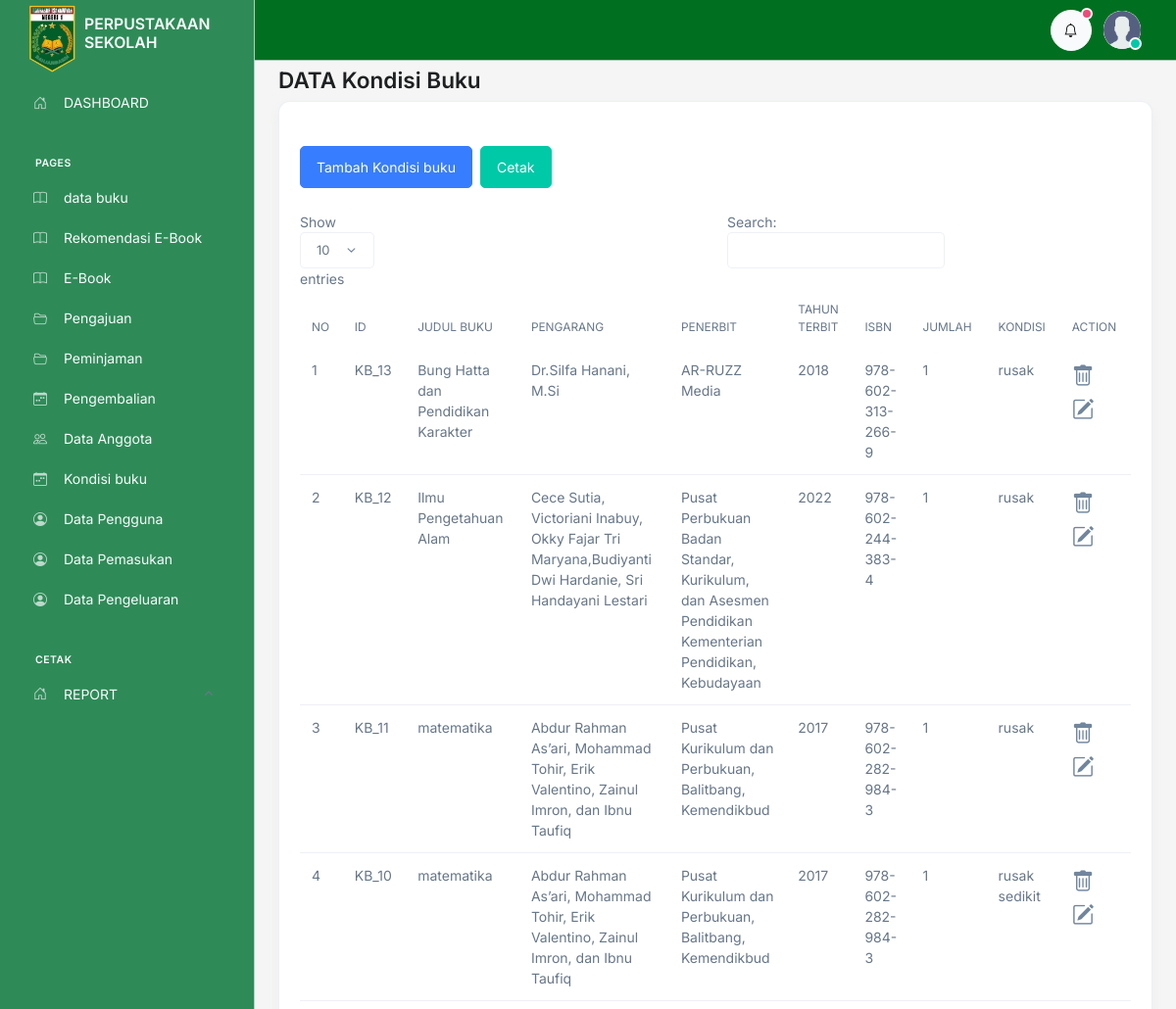
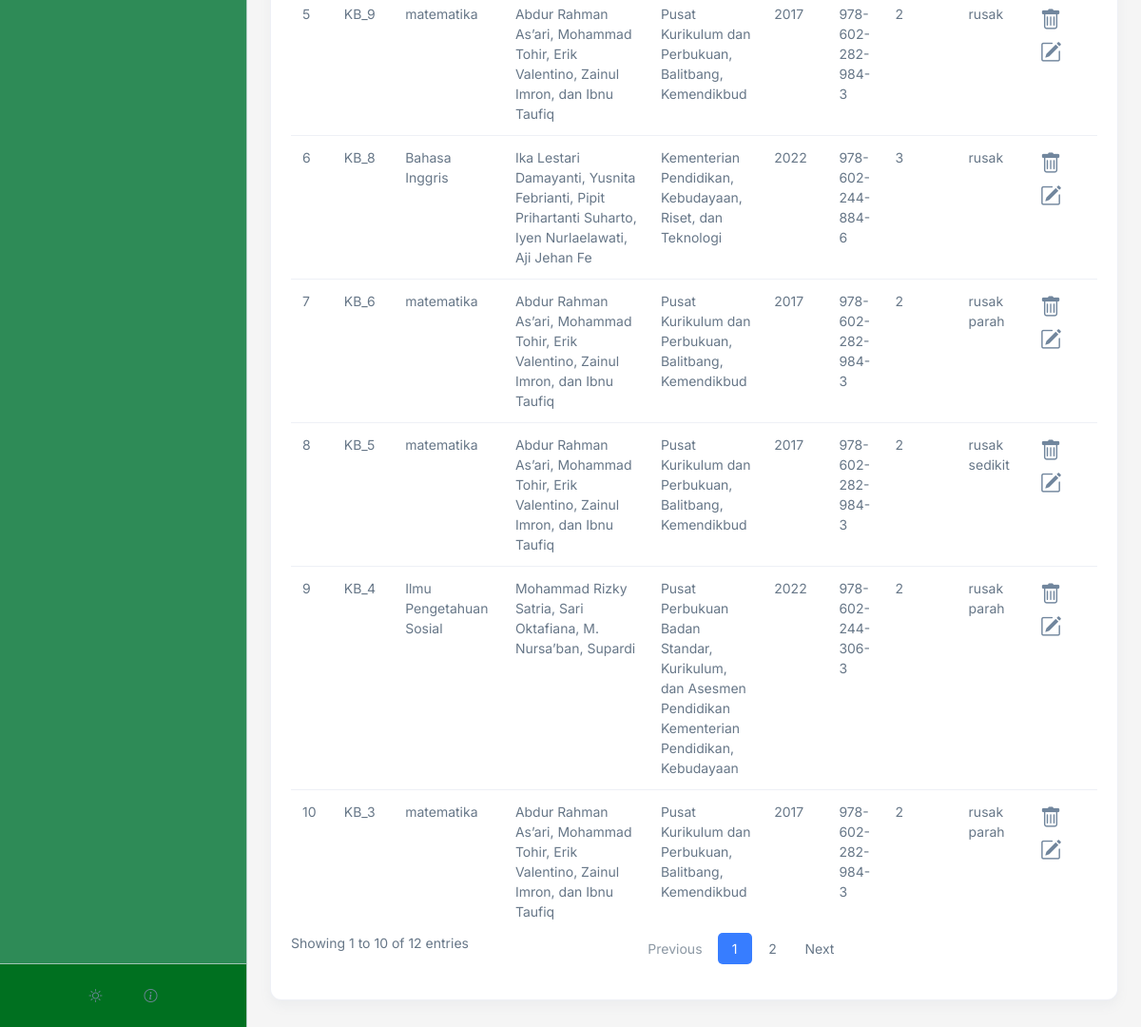
Screenshot of /admin/kondisi_buku/index.php (signed in) with the database file from the repository (2 pictures, top to bottom).
### tables this page shows
CREATE TABLE `kondisi_buku` (
  `id` int(11) NOT NULL,
  `id_buku` int(11) NOT NULL,
  `tanggal` varchar(100) NOT NULL,
  `kondisi` varchar(100) NOT NULL,
  `keterangan` text NOT NULL,
  `jumlah` int(11) NOT NULL
);

CREATE TABLE `buku` (
  `id` int(11) NOT NULL,
  `id_kategori` int(11) DEFAULT 1,
  `tanggal` varchar(50) NOT NULL,
  `judul` varchar(200) NOT NULL,
  `pengarang` varchar(100) NOT NULL,
  `penerbit` varchar(100) NOT NULL,
  `tahun_terbit` varchar(50) NOT NULL,
  `isbn` varchar(200) NOT NULL,
  `jumlah` int(10) NOT NULL,
  `lokasi` varchar(200) NOT NULL,
  `deskripsi` text NOT NULL,
  `image` text NOT NULL
);

### admin/controller.php (called while the page is built, shortened)
<?php
$conn = mysqli_connect('localhost', 'root', '', 'perpustakaan');
function all($table)
{
   $query = "SELECT * FROM $table ORDER BY id DESC";
   global $conn;
   $rows = [];
   $result = mysqli_query($conn, $query);
   while ($row = mysqli_fetch_assoc($result)) {
      $rows[] = $row;
   }
   return $rows;
}
function hasOne($id_relation, $table_relation, $field)
{
   $conn = mysqli_connect('localhost', 'root', '', 'perpustakaan');
   $query = "SELECT $field FROM $table_relation WHERE id = $id_relation";
   $result = mysqli_query($conn, $query);
   $row = mysqli_fetch_array($result, MYSQLI_ASSOC);
   if ($row) {
      return $row[$field];
   } else {
      return null;
   }
}

### admin/kondisi_buku/index.php (the view, shortened to what this page needs)
<?php include '../controller.php';
include '../template/header.php';
$no = 1;
$book = all('kondisi_buku')
?>
<div class="container">
   <h1>DATA Kondisi Buku </h1>
   <div class="card">
      <div class="card-body">
         <div class="d-flex gap-2">
            <a href="tambah.php" class="btn btn-primary my-4">Tambah Kondisi buku</a>
            <div>
               <a href="print.php" target="_blank">
                  <button type="button" class="btn btn-success mt-4">Cetak</button>
               </a>
            </div>
         </div>
         <table class="table">
            <thead>
               <tr>
                  <th>No</th>
                  <th>ID</th>
                  <th>Judul Buku</th>
                  <th>Pengarang</th>
                  <th>PENERBIT</th>
                  <th>TAHUN TERBIT</th>
                  <th>ISBN</th>
                  <th>Jumlah</th>
                  <th>Kondisi</th>
                  <th>Action</th>
               </tr>
            </thead>
            <tbody>
               <?php foreach ($book as $value) :  ?>
                  <tr>
                     <td><?= $no++; ?></td>
                     <td>KB_<?= $value['id']; ?></td>
                     <td><?= hasOne($value['id_buku'], 'buku', 'judul'); ?></td>
                     <td><?= hasOne($value['id_buku'], 'buku', 'pengarang'); ?></td>
                     <td><?= hasOne($value['id_buku'], 'buku', 'penerbit'); ?></td>
                     <td><?= hasOne($value['id_buku'], 'buku', 'tahun_terbit'); ?></td>
                     <td><?= hasOne($value['id_buku'], 'buku', 'isbn'); ?></td>
                     <td><?= $value['jumlah']; ?></td>
                     <td><?= $value['kondisi']; ?></td>
                     <th>
                        <a href="delete.php?id=<?= $value['id'] ?>" onclick="return confirm('yakin ingin menghapus data ini ?')" class=" fs-1 text-secondary">
                           <i class="bi bi-trash"></i>
                        </a>
                        <a href="edit.php?id=<?= $value['id'] ?>" class="fs-1 text-secondary">
                           <i class="bi bi-pencil-square"></i>
                        </a>
                     </th>
                  </tr>
               <?php endforeach  ?>
            </tbody>
         </table>
      </div>
   </div>
</div>
<?php include '../template/footer.php'  ?>

### admin/template/header.php (style rules this page uses)
* { transition: unset !important; }
body { opacity: 0; }

### rows the page displays
kondisi_buku: id "13", id_buku.judul "Bung Hatta dan Pendidikan Karakter", id_buku.pengarang "Dr.Silfa Hanani, M.Si", id_buku.penerbit "AR-RUZZ Media", id_buku.tahun_terbit "2018", id_buku.isbn "978-602-313-266-9", jumlah "1", kondisi "rusak"
kondisi_buku: id "12", id_buku.judul "Ilmu Pengetahuan Alam", id_buku.pengarang "Cece Sutia, Victoriani Inabuy, Okky Fajar Tri Maryana,Budiyanti Dwi Hardanie, Sri Handayani Lestari", id_buku.penerbit "Pusat Perbukuan Badan Standar, Kurikulum, dan Asesmen Pendidikan Kementerian Pendidikan, Kebudayaan", id_buku.tahun_terbit "2022", id_buku.isbn "978-602-244-383-4", jumlah "1", kondisi "rusak"
kondisi_buku: id "11", id_buku.judul "matematika", id_buku.pengarang "Abdur Rahman As’ari, Mohammad Tohir, Erik Valentino, Zainul Imron, dan Ibnu Taufiq", id_buku.penerbit "Pusat Kurikulum dan Perbukuan, Balitbang, Kemendikbud", id_buku.tahun_terbit "2017", id_buku.isbn "978-602-282-984-3", jumlah "1", kondisi "rusak"
kondisi_buku: id "10", id_buku.judul "matematika", id_buku.pengarang "Abdur Rahman As’ari, Mohammad Tohir, Erik Valentino, Zainul Imron, dan Ibnu Taufiq", id_buku.penerbit "Pusat Kurikulum dan Perbukuan, Balitbang, Kemendikbud", id_buku.tahun_terbit "2017", id_buku.isbn "978-602-282-984-3", jumlah "1", kondisi "rusak sedikit"
kondisi_buku: id "9", id_buku.judul "matematika", id_buku.pengarang "Abdur Rahman As’ari, Mohammad Tohir, Erik Valentino, Zainul Imron, dan Ibnu Taufiq", id_buku.penerbit "Pusat Kurikulum dan Perbukuan, Balitbang, Kemendikbud", id_buku.tahun_terbit "2017", id_buku.isbn "978-602-282-984-3", jumlah "2", kondisi "rusak"
kondisi_buku: id "8", id_buku.judul "Bahasa Inggris", id_buku.pengarang "Ika Lestari Damayanti, Yusnita Febrianti, Pipit Prihartanti Suharto, Iyen Nurlaelawati, Aji Jehan Fe", id_buku.penerbit "Kementerian Pendidikan, Kebudayaan, Riset, dan Teknologi", id_buku.tahun_terbit "2022", id_buku.isbn "978-602-244-884-6", jumlah "3", kondisi "rusak"
kondisi_buku: id "6", id_buku.judul "matematika", id_buku.pengarang "Abdur Rahman As’ari, Mohammad Tohir, Erik Valentino, Zainul Imron, dan Ibnu Taufiq", id_buku.penerbit "Pusat Kurikulum dan Perbukuan, Balitbang, Kemendikbud", id_buku.tahun_terbit "2017", id_buku.isbn "978-602-282-984-3", jumlah "2", kondisi "rusak parah"
kondisi_buku: id "5", id_buku.judul "matematika", id_buku.pengarang "Abdur Rahman As’ari, Mohammad Tohir, Erik Valentino, Zainul Imron, dan Ibnu Taufiq", id_buku.penerbit "Pusat Kurikulum dan Perbukuan, Balitbang, Kemendikbud", id_buku.tahun_terbit "2017", id_buku.isbn "978-602-282-984-3", jumlah "2", kondisi "rusak sedikit"
kondisi_buku: id "4", id_buku.judul "Ilmu Pengetahuan Sosial", id_buku.pengarang "Mohammad Rizky Satria, Sari Oktafiana, M. Nursa’ban, Supardi", id_buku.penerbit "Pusat Perbukuan Badan Standar, Kurikulum, dan Asesmen Pendidikan Kementerian Pendidikan, Kebudayaan", id_buku.tahun_terbit "2022", id_buku.isbn "978-602-244-306-3", jumlah "2", kondisi "rusak parah"
kondisi_buku: id "3", id_buku.judul "matematika", id_buku.pengarang "Abdur Rahman As’ari, Mohammad Tohir, Erik Valentino, Zainul Imron, dan Ibnu Taufiq", id_buku.penerbit "Pusat Kurikulum dan Perbukuan, Balitbang, Kemendikbud", id_buku.tahun_terbit "2017", id_buku.isbn "978-602-282-984-3", jumlah "2", kondisi "rusak parah"
